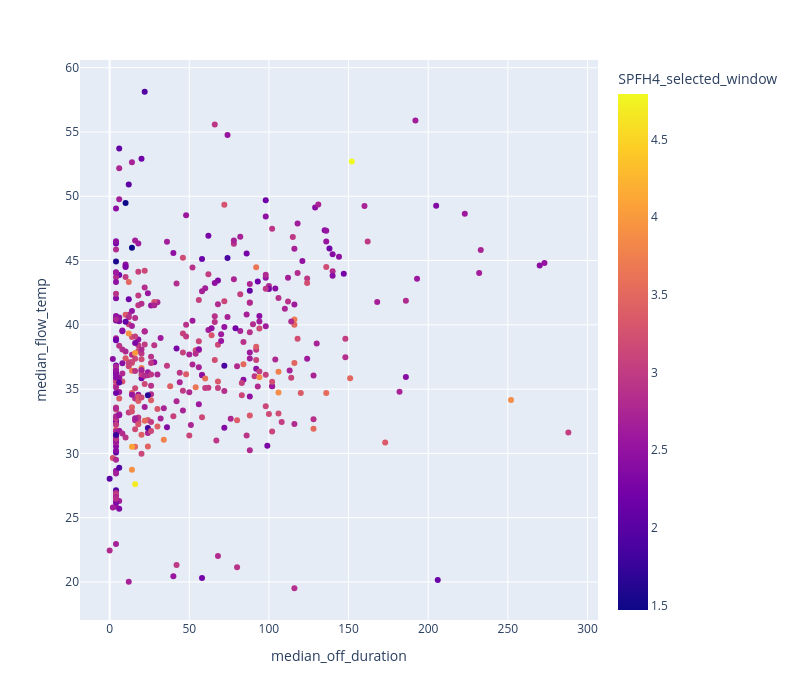

Notebook code cell kept with this figure:
### Code cell
fig = px.scatter(groups, x="median_off_duration", y="median_flow_temp", color="SPFH4_selected_window", width=800, height=700)
fig.show()

### Figure 1 — Plotly figure (JSON) as saved in the notebook; plotly's stock layout.template omitted (floating-point values rounded to 4 significant figures; data arrays with more than 128 entries replaced by an {"elided": "..."} marker saying what was removed)
{"data": [{"hovertemplate": "median_off_duration=%{x}<br>median_flow_temp=%{y}<br>SPFH4_selected_window=%{marker.color}<extra></extra>", "legendgroup": "", "marker": {"color": {"elided": "428 float values"}, "coloraxis": "coloraxis", "symbol": "circle"}, "mode": "markers", "name": "", "orientation": "v", "showlegend": false, "type": "scatter", "x": {"elided": "428 int values"}, "xaxis": "x", "y": {"elided": "428 float values"}, "yaxis": "y"}], "layout": {"coloraxis": {"colorbar": {"title": {"text": "SPFH4_selected_window"}}, "colorscale": [[0, "#0d0887"], [0.1111, "#46039f"], [0.2222, "#7201a8"], [0.3333, "#9c179e"], [0.4444, "#bd3786"], [0.5556, "#d8576b"], [0.6667, "#ed7953"], [0.7778, "#fb9f3a"], [0.8889, "#fdca26"], [1, "#f0f921"]]}, "height": 700, "legend": {"tracegroupgap": 0}, "margin": {"t": 60}, "width": 800, "xaxis": {"anchor": "y", "domain": [0, 1], "title": {"text": "median_off_duration"}}, "yaxis": {"anchor": "x", "domain": [0, 1], "title": {"text": "median_flow_temp"}}}}
